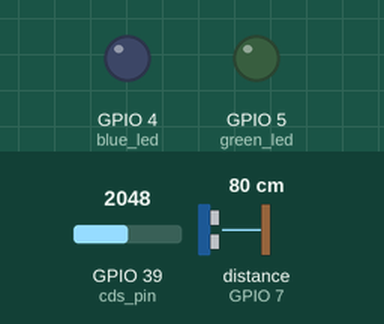
The sketch below on a simulated ESP32. Shown: output pins drawn as LEDs (lit = HIGH). Wiring (inferred from the names in the program): ultrasonic range finder: trigger GPIO 8; echo GPIO 7. The inputs (shaded band) are chosen by the test bench; at power-on: distance to the obstacle (sensor on GPIO 7) 80 cm, GPIO 39 (cds_pin) = 2048. The echo pulse lasts 58.3 µs per cm; pins used as bus, display or sensor lines are not drawn; what the sketch prints to the serial monitor is not drawn.

Above: at 1.3 s.
1.4 s: distance to the obstacle (sensor on GPIO 7) set to 12 cm
2.9 s: distance to the obstacle (sensor on GPIO 7) set to 9 cm
At 3.8 s:
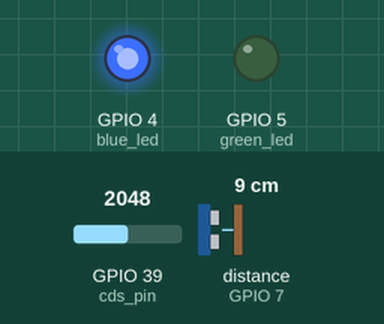
4.5 s: GPIO 39 (cds_pin) set to 866
6.0 s: GPIO 39 (cds_pin) set to 766
At 6.4 s:
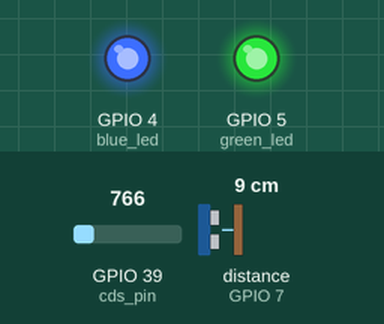
7.5 s: distance to the obstacle (sensor on GPIO 7) set to 18 cm
At 8.7 s:
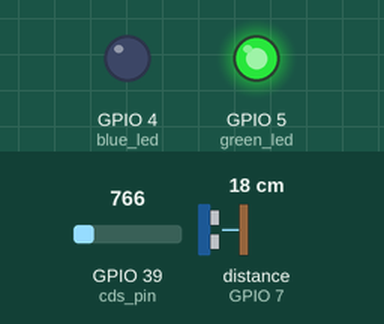
9.0 s: distance to the obstacle (sensor on GPIO 7) set to 2 cm
At 10.3 s:
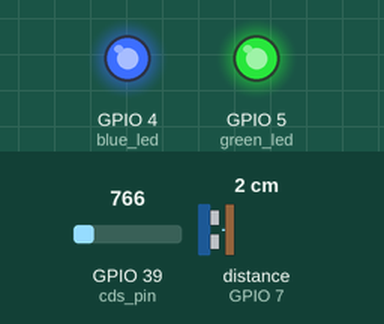
Timing chart, 0 to 11.5 s (numbered marks = the images above; inputs shaded):
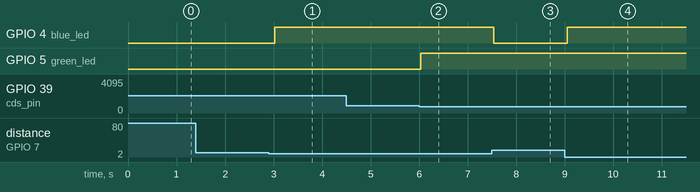

Measured:
- the behaviour switches between 11 and 10 cm on distance to the obstacle (sensor on GPIO 7) (found by bisection; images 0 and 1)
- the behaviour switches between 800 and 799 on GPIO 39 (cds_pin) (found by bisection; images 1 and 2)
- after the input at 1.4 s, every drawn part: stays the same
- after the input at 2.9 s, GPIO 4 (blue_led): LOW → HIGH after 0.13 s
- after the input at 4.5 s, every drawn part: stays the same
- after the input at 6.0 s, GPIO 5 (green_led): LOW → HIGH at once
- after the input at 7.5 s, GPIO 4 (blue_led): HIGH → LOW at once
- after the input at 9.0 s, GPIO 4 (blue_led): LOW → HIGH after 0.05 s

The sketch:

SmartLight_Basic.ino
```cpp
// (licence header left out)
//-----------------------------------------------------------------------------------------
// ETBoard 핀번호 설정
//-----------------------------------------------------------------------------------------
const int cds_pin  = A3;                    // 조도 센서
const int echo_pin = D8;                    // 초음파 센서 수신부
const int trig_pin = D9;                    // 초음파 센서 송신부

const int blue_led  = D3;                   // 가로등 파란색 LED
const int green_led = D4;                   // 가로등 녹색 LED

const int cds_threshold = 800;              // 조도 센서 임계치
const int usw_threshold = 10;               // 초음파 센서 임계치


//=========================================================================================
void setup()
//=========================================================================================
{
    Serial.begin(115200);                   // 시리얼모니터 통신 속도 설정

    pinMode(trig_pin, OUTPUT);              // 초음파 센서 송신부 출력 모드 설정
    pinMode(echo_pin, INPUT);               // 초음파 센서 수신부 입력 모드 설정

    pinMode(green_led, OUTPUT);             // 녹색 LED 출력모드 설정
    pinMode(blue_led, OUTPUT);              // 파란색 LED 출력모드 설정

    pinMode(cds_pin, INPUT);                // 조도 센서를 입력모드로 설정
}


//=========================================================================================
void loop()
//=========================================================================================
{
    //-------------------------------------------------------------------------------------
    // 초음파 센서로 장애물과의 거리 구하기
    //-------------------------------------------------------------------------------------
    // 초음파 송신 후 수신부는 HIGH 상태로 대기
    digitalWrite(trig_pin, LOW);
    digitalWrite(echo_pin, LOW);
    delayMicroseconds(2);
    digitalWrite(trig_pin, HIGH);
    delayMicroseconds(10);
    digitalWrite(trig_pin, LOW);

    // echo_pin이 HIGH를 유지한 시간 저장
    unsigned long duration = pulseIn(echo_pin, HIGH);

    // HIGH 였을 때 시간(초음파 송수신 시간)을 기준으로 거리를 계산
    float distance = ((float)(34 * duration) / 1000) / 2;
    Serial.print("초음파 센서 : ");
    Serial.print(distance);
    Serial.println("cm");

    //-------------------------------------------------------------------------------------
    // 조도 센서로 빛의 세기 구하기
    //-------------------------------------------------------------------------------------
    int cds_value = analogRead(cds_pin);    // 조도 센서 입력 확인
    Serial.print(" 조도 센서 : ");
    Serial.println(cds_value);
    Serial.println("---------------------");

    //-------------------------------------------------------------------------------------
    // 조도 센서를 이용하여 어두면 가로등의 녹색 LED 켜기, 밝으면 끄기
    // ------------------------------------------------------------------------------------
    // 밝기에 따라 green_led 제어
    if (cds_value < cds_threshold)          // 조도 센서값이 cds_threshold 미만이면
    {
        digitalWrite(green_led, HIGH);      // green_led 켜짐
    }
    else
    {
        digitalWrite(green_led, LOW);         // green_led 꺼짐
    }

    //-------------------------------------------------------------------------------------
    // 초음파 센서를 이용하여 장애물을 감지하여 파란 LED 켜기, 없으면 끄기
    //-------------------------------------------------------------------------------------
    // 장애물 감지 여부에 따라 blue_led 제어
    if (distance < usw_threshold)           // 거리가 usw_threshold 미만이면
    {
        digitalWrite(blue_led, HIGH);       // blue_led 켜짐
    }
    else
    {
        digitalWrite(blue_led, LOW);        // blue_led 꺼짐
    }

    delay(500);
}

//=========================================================================================
//
// (주)한국공학기술연구원 http://et.ketri.re.kr
//
//=========================================================================================
```
